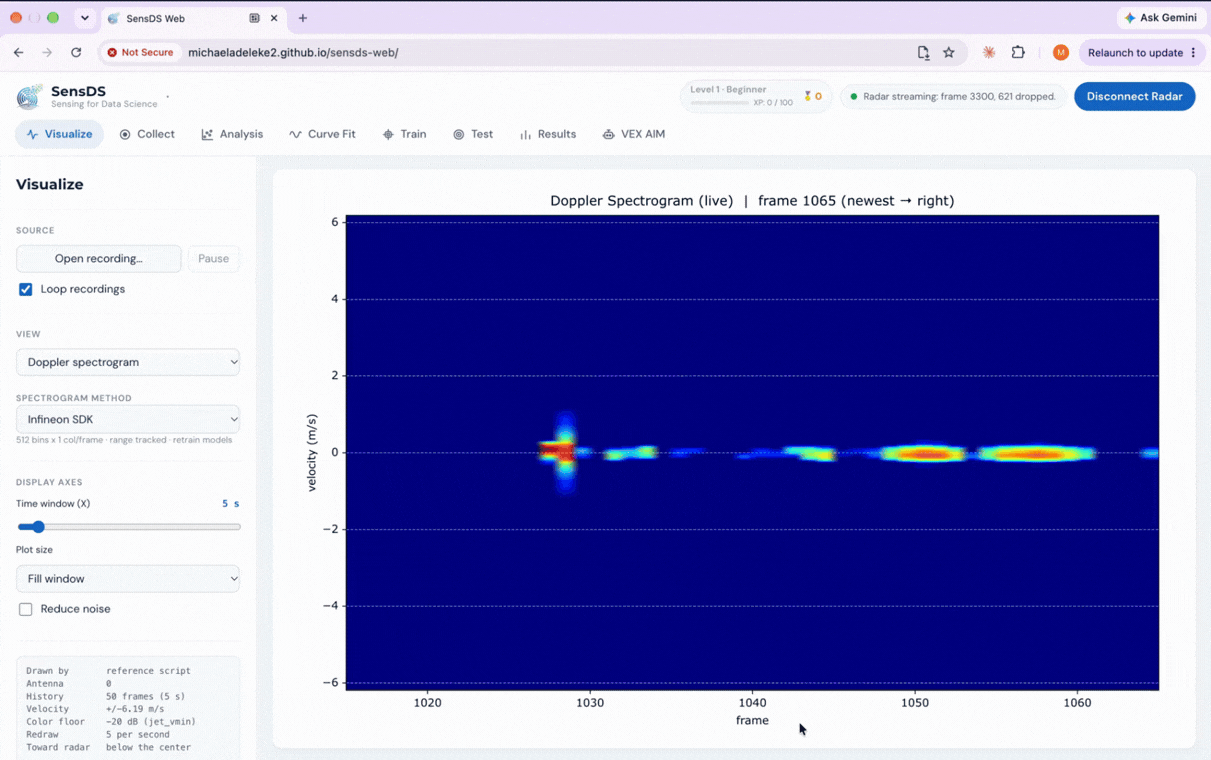
#> input picture media/sensds-web-tour.gif, 1211 x 760 px, found by its file name
$ python build-research-figures.py
#> lines starting #> are read from the running program, lines starting #| are printed output that depends on the picture
"""
Builds the SensDS walkthrough for /research/sensdsv2 from the master recording
in media/.

    python3 -m pip install imageio imageio-ffmpeg   # once
    python3 scripts/build-research-figures.py

Outputs public/research/sensds/tour.mp4 and tour-still.webp.

A single tour rather than one demo per tab: it moves through the interface a
few seconds at a time, which is enough to show the range without turning the
page into documentation. The earlier per-tab captures were 400px wide and
upscaled past the point where any of their text was readable.

H.264 rather than animated WebP for the same reason as the hero: a WebP is
decoded frame by frame on the CPU and visibly stutters at this size.
"""

import os
import sys

import numpy as np
from PIL import Image

try:
    import imageio.v2 as iio
except ImportError:
    sys.exit("Needs: python3 -m pip install imageio imageio-ffmpeg")

SOURCE = "media/sensds-web-tour.gif"
OUT = "public/research/sensds"
# Everything above this is browser chrome: tab bar, address bar, the
# "Not Secure" badge, the extension buttons. None of it belongs on the page.
CROP = (0, 72, 1211, 760)
WIDTH = 1208          # divisible by 8, close to native
FPS = 14
CRF = 27
DEDUPE_FRAC = 0.05    # share of the MEAN change; see CLAUDE.md on why not median


def main():
    if not os.path.exists(SOURCE):
        sys.exit(f"Source not found: {SOURCE}")
    im = Image.open(SOURCE)
#> im is the input picture: PIL image 1211x760 P; mean R, G, B, A 141.5, 142.1, 195.4, 255
    n = im.n_frames
#> n = 562
    frames = []
    for i in range(n):
        im.seek(i)
        frames.append(np.asarray(im.convert("RGB").crop(CROP)))
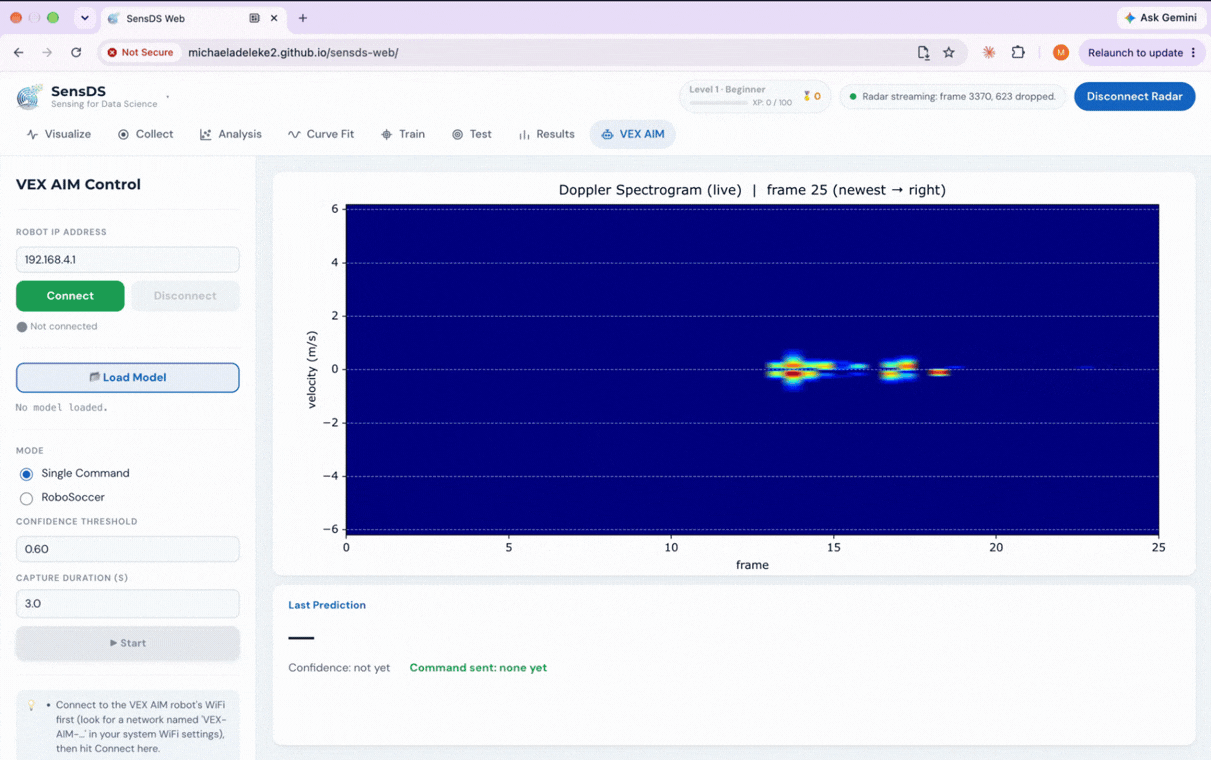
#> im: PIL image 1211x760 RGBA; mean R, G, B, A 171.5, 172.6, 210.7, 255
#> after the loop, frames = 562 items

    keys = [f[::6, ::6].astype(np.int16) for f in frames]
#> keys = 562 items
    deltas = [float(np.abs(keys[i] - keys[i - 1]).mean()) for i in range(1, len(keys))]
#> deltas = 561 values, max 111 at index 150, min 0 at index 124, mean 1.02
    moving = [d for d in deltas if d > 0]
#> moving = 540 values, max 111 at index 147, min 1.43e-05 at index 422, mean 1.06
    floor = (sum(moving) / len(moving)) * DEDUPE_FRAC if moving else 0.0
#> floor = 0.0528
    uniq, prev = [frames[0]], keys[0]
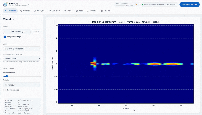
#> prev: shape (115, 202, 3) int16; mean of channels 0, 1, 2 130.5, 131.8, 188.8; drawn as R, G, B
    for f, k in zip(frames[1:], keys[1:]):
        if float(np.abs(k - prev).mean()) > floor:
            uniq.append(f)
            prev = k
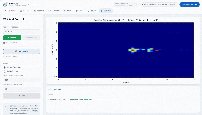
#> prev: shape (115, 202, 3) int16; mean of channels 0, 1, 2 163.1, 164.9, 205.4; drawn as R, G, B
#> after the loop, uniq = 128 items

    h = round(WIDTH * uniq[0].shape[0] / uniq[0].shape[1])
#> h = 686
    h -= h % 2
    out = [np.asarray(Image.fromarray(f).resize((WIDTH, h), Image.LANCZOS)) for f in uniq]
#> out = 128 items
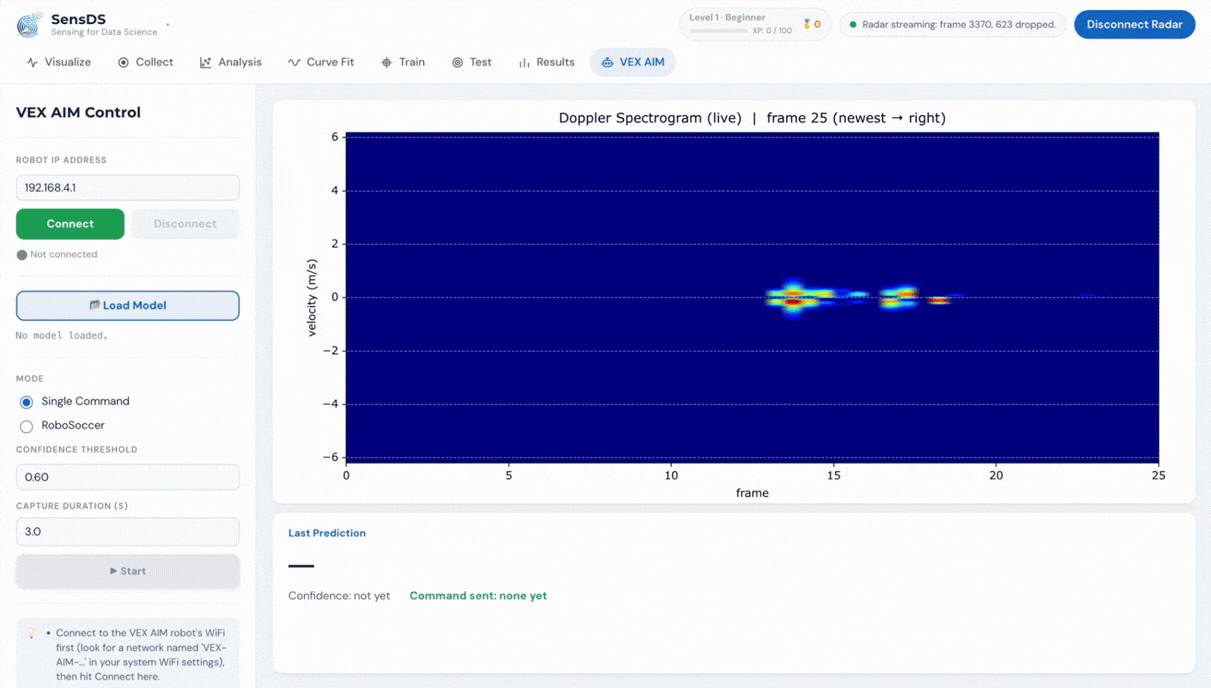
#> f: shape (688, 1211, 3); mean of channels 0, 1, 2 165.4, 167.3, 207.8; drawn as R, G, B

    os.makedirs(OUT, exist_ok=True)
    iio.mimwrite(
        f"{OUT}/tour.mp4", out, fps=FPS, codec="libx264", macro_block_size=2,
        ffmpeg_params=["-crf", str(CRF), "-pix_fmt", "yuv420p",
                       "-movflags", "+faststart", "-preset", "slow"],
    )
    Image.fromarray(out[0]).save(f"{OUT}/tour-still.webp", quality=82, method=6)
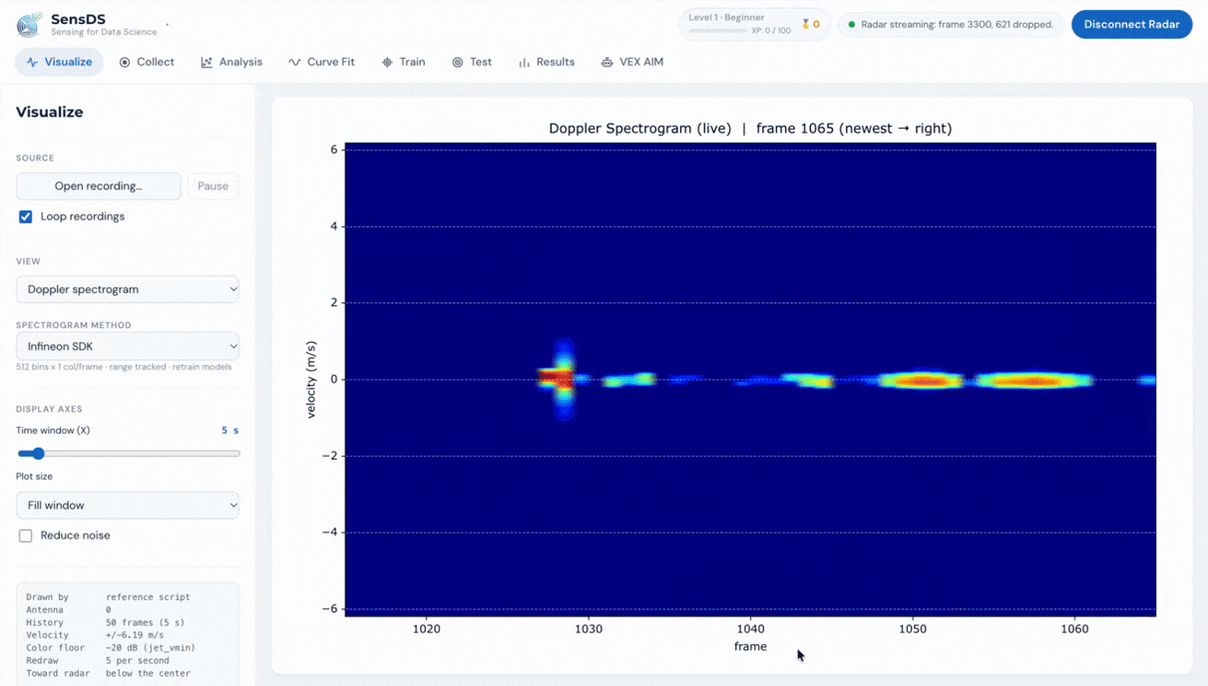
#> saved as tour-still.webp: PIL image 1208x686 RGB; mean R, G, B 132.3, 133.7, 190.9

    print(f"source: {SOURCE}  {n} frames")
#| source: media/sensds-web-tour.gif  562 frames
    print(f"  crop {CROP} -> {uniq[0].shape[1]}x{uniq[0].shape[0]}")
#|   crop (0, 72, 1211, 760) -> 1211x688
    print(f"  unique frames: {len(uniq)}")
#|   unique frames: 128
    print(f"  {WIDTH}x{h} @ {FPS}fps = {len(out)/FPS:.1f}s")
#|   1208x686 @ 14fps = 9.1s
    for p in (f"{OUT}/tour.mp4", f"{OUT}/tour-still.webp"):
        print(f"  wrote {p} ({os.path.getsize(p)/1024:.0f} KB)")


if __name__ == "__main__":
#> (the run stopped early here; a loop or call above may not have finished)
